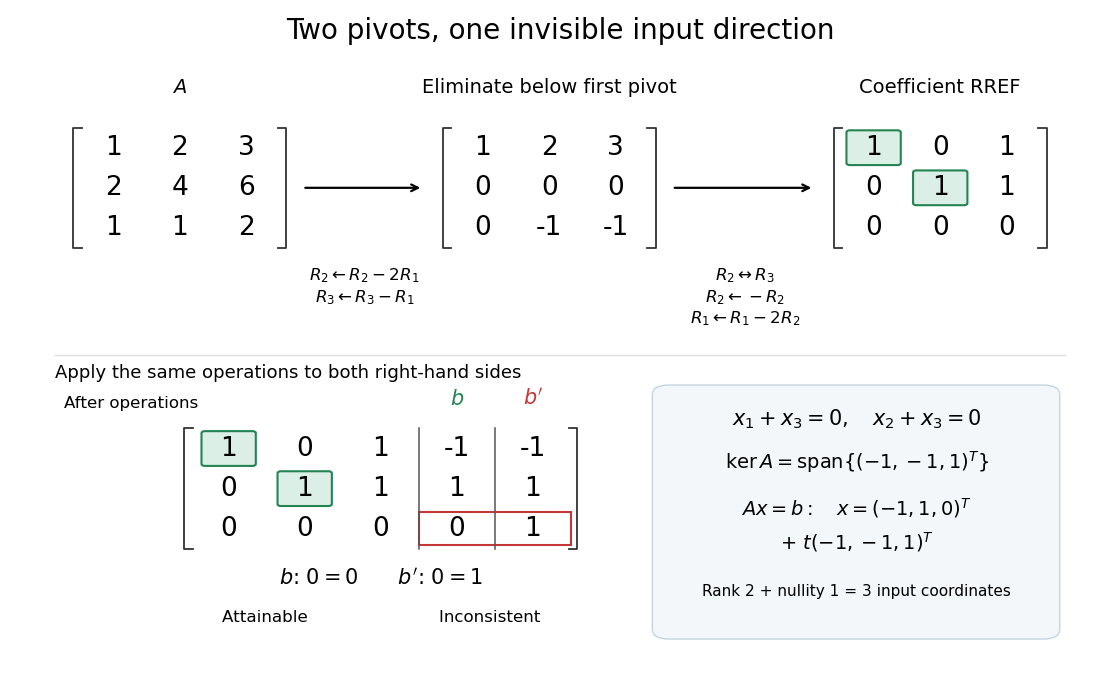

Write Python code to recreate this figure.
"""Draw an original exact row-reduction ledger; Python 3.14, Matplotlib 3.10."""

from pathlib import Path

import matplotlib.pyplot as plt
from matplotlib.patches import FancyBboxPatch, Rectangle


def matrix(ax, rows, left, bottom, width, height, pivots=(), separators=()):
    """Typeset a matrix without copying a textbook illustration."""
    nrows, ncols = len(rows), len(rows[0])
    dx, dy = width / ncols, height / nrows
    for i, row in enumerate(rows):
        for j, value in enumerate(row):
            x, y = left + (j + 0.5) * dx, bottom + height - (i + 0.5) * dy
            if (i, j) in pivots:
                ax.add_patch(FancyBboxPatch((x - 0.022, y - 0.023), 0.044, 0.046,
                                           boxstyle="round,pad=0.003", facecolor="#dcefe7",
                                           edgecolor="#238452", linewidth=1.5))
            ax.text(x, y, str(value), ha="center", va="center", fontsize=19)
    for x, sign in [(left - 0.006, 1), (left + width + 0.006, -1)]:
        ax.plot([x + sign * 0.008, x, x, x + sign * 0.008],
                [bottom, bottom, bottom + height, bottom + height], color="#333333", linewidth=1.3)
    for j in separators:
        ax.plot([left + j * dx] * 2, [bottom, bottom + height], color="#555555", linewidth=1.1)


def main():
    plt.rcParams.update({"font.size": 12, "font.family": "DejaVu Sans"})
    fig, ax = plt.subplots(figsize=(11.2, 7), dpi=100, facecolor="white")
    fig.subplots_adjust(left=0.015, right=0.985, bottom=0.025, top=0.98)
    ax.set(xlim=(0, 1), ylim=(0, 1))
    ax.axis("off")
    ax.text(0.5, 0.963, "Two pivots, one invisible input direction", ha="center", fontsize=20)
    for x, text in [(0.15, r"$A$"), (0.49, "Eliminate below first pivot"), (0.85, "Coefficient RREF")]:
        ax.text(x, 0.882, text, ha="center", fontsize=14)
    matrix(ax, [[1, 2, 3], [2, 4, 6], [1, 1, 2]], 0.058, 0.65, 0.184, 0.18)
    matrix(ax, [[1, 2, 3], [0, 0, 0], [0, -1, -1]], 0.398, 0.65, 0.184, 0.18)
    matrix(ax, [[1, 0, 1], [0, 1, 1], [0, 0, 0]], 0.758, 0.65, 0.184, 0.18,
           pivots=((0, 0), (1, 1)))
    for start, end in [(0.263, 0.374), (0.603, 0.734)]:
        ax.annotate("", (end, 0.74), (start, 0.74), arrowprops={"arrowstyle": "->", "lw": 1.6})
    ax.text(0.32, 0.622, r"$R_2\leftarrow R_2-2R_1$" + "\n" + r"$R_3\leftarrow R_3-R_1$",
            ha="center", va="top", fontsize=12)
    ax.text(0.67, 0.622, r"$R_2\leftrightarrow R_3$" + "\n" + r"$R_2\leftarrow -R_2$" + "\n" +
            r"$R_1\leftarrow R_1-2R_2$", ha="center", va="top", fontsize=12)
    ax.plot([0.035, 0.965], [0.49, 0.49], color="#dddddd", linewidth=1)
    ax.text(0.25, 0.456, "Apply the same operations to both right-hand sides", ha="center", fontsize=13)
    ax.text(0.105, 0.410, "After operations", ha="center", fontsize=12)
    ax.text(0.405, 0.415, r"$b$", ha="center", color="#238452", fontsize=15)
    ax.text(0.475, 0.415, r"$b'$", ha="center", color="#c53636", fontsize=15)
    matrix(ax, [[1, 0, 1, -1, -1], [0, 1, 1, 1, 1], [0, 0, 0, 0, 1]],
           0.16, 0.20, 0.35, 0.18, pivots=((0, 0), (1, 1)), separators=(3, 4))
    ax.add_patch(Rectangle((0.37, 0.205), 0.14, 0.05, facecolor="none", edgecolor="#c53636", linewidth=1.5))
    ax.text(0.335, 0.146, r"$b$: $0=0$" + "      " + r"$b'$: $0=1$", ha="center", fontsize=15)
    ax.text(0.335, 0.09, "Attainable                         Inconsistent", ha="center", fontsize=12)
    ax.add_patch(FancyBboxPatch((0.60, 0.08), 0.345, 0.35, boxstyle="round,pad=0.015",
                               facecolor="#f3f7fa", edgecolor="#c4d5df"))
    ax.text(0.773, 0.385, r"$x_1+x_3=0,\quad x_2+x_3=0$", ha="center", fontsize=15)
    ax.text(0.773, 0.32, r"$\ker A=\mathrm{span}\{(-1,-1,1)^T\}$", ha="center", fontsize=14)
    ax.text(0.773, 0.25, r"$Ax=b:\quad x=(-1,1,0)^T$", ha="center", fontsize=14)
    ax.text(0.773, 0.20, r"$+\ t(-1,-1,1)^T$", ha="center", fontsize=14)
    ax.text(0.773, 0.13, "Rank 2 + nullity 1 = 3 input coordinates", ha="center", fontsize=11)
    fig.savefig(Path(__file__).with_suffix(".png").name, facecolor="white", transparent=False)
    plt.close(fig)


if __name__ == "__main__":
    main()
